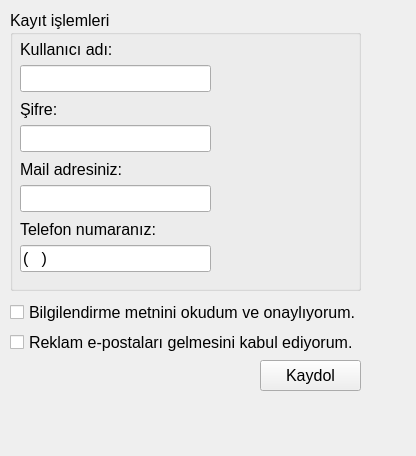
<?xml version="1.0" encoding="UTF-8"?>
<ui version="4.0">
 <class>Form2</class>
 <widget class="QWidget" name="Form2">
  <property name="geometry">
   <rect>
    <x>0</x>
    <y>0</y>
    <width>416</width>
    <height>456</height>
   </rect>
  </property>
  <property name="windowTitle">
   <string>Kaydolma</string>
  </property>
  <widget class="QGroupBox" name="groupBox">
   <property name="geometry">
    <rect>
     <x>10</x>
     <y>10</y>
     <width>351</width>
     <height>281</height>
    </rect>
   </property>
   <property name="font">
    <font>
     <pointsize>12</pointsize>
    </font>
   </property>
   <property name="title">
    <string>Kayıt işlemleri</string>
   </property>
   <widget class="QWidget" name="layoutWidget">
    <property name="geometry">
     <rect>
      <x>10</x>
      <y>90</y>
      <width>191</width>
      <height>52</height>
     </rect>
    </property>
    <property name="font">
     <font>
      <pointsize>12</pointsize>
     </font>
    </property>
    <layout class="QVBoxLayout" name="verticalLayout_2">
     <item>
      <widget class="QLabel" name="label_2">
       <property name="font">
        <font>
         <pointsize>12</pointsize>
        </font>
       </property>
       <property name="text">
        <string>Şifre:</string>
       </property>
      </widget>
     </item>
     <item>
      <widget class="QLineEdit" name="lneYeniKayitSifre">
       <property name="font">
        <font>
         <pointsize>12</pointsize>
        </font>
       </property>
       <property name="echoMode">
        <enum>QLineEdit::Password</enum>
       </property>
      </widget>
     </item>
    </layout>
   </widget>
   <widget class="QWidget" name="layoutWidget">
    <property name="geometry">
     <rect>
      <x>10</x>
      <y>210</y>
      <width>191</width>
      <height>52</height>
     </rect>
    </property>
    <property name="font">
     <font>
      <pointsize>12</pointsize>
     </font>
    </property>
    <layout class="QVBoxLayout" name="verticalLayout_4">
     <item>
      <widget class="QLabel" name="label_4">
       <property name="font">
        <font>
         <pointsize>12</pointsize>
        </font>
       </property>
       <property name="text">
        <string>Telefon numaranız:</string>
       </property>
      </widget>
     </item>
     <item>
      <widget class="QLineEdit" name="lneYeniKayitTelNo">
       <property name="font">
        <font>
         <pointsize>12</pointsize>
        </font>
       </property>
       <property name="autoFillBackground">
        <bool>false</bool>
       </property>
       <property name="inputMask">
        <string>(999) 999 99 99</string>
       </property>
       <property name="text">
        <string>()   </string>
       </property>
       <property name="maxLength">
        <number>15</number>
       </property>
       <property name="placeholderText">
        <string/>
       </property>
       <property name="clearButtonEnabled">
        <bool>false</bool>
       </property>
      </widget>
     </item>
    </layout>
   </widget>
   <widget class="QWidget" name="layoutWidget">
    <property name="geometry">
     <rect>
      <x>10</x>
      <y>150</y>
      <width>191</width>
      <height>52</height>
     </rect>
    </property>
    <property name="font">
     <font>
      <pointsize>12</pointsize>
     </font>
    </property>
    <layout class="QVBoxLayout" name="verticalLayout_3">
     <item>
      <widget class="QLabel" name="label_3">
       <property name="font">
        <font>
         <pointsize>12</pointsize>
        </font>
       </property>
       <property name="text">
        <string>Mail adresiniz:</string>
       </property>
      </widget>
     </item>
     <item>
      <widget class="QLineEdit" name="lneYeniKayitMailAdresi">
       <property name="font">
        <font>
         <pointsize>12</pointsize>
        </font>
       </property>
       <property name="placeholderText">
        <string/>
       </property>
      </widget>
     </item>
    </layout>
   </widget>
   <widget class="QWidget" name="layoutWidget">
    <property name="geometry">
     <rect>
      <x>10</x>
      <y>30</y>
      <width>191</width>
      <height>52</height>
     </rect>
    </property>
    <property name="font">
     <font>
      <pointsize>12</pointsize>
     </font>
    </property>
    <layout class="QVBoxLayout" name="verticalLayout">
     <item>
      <widget class="QLabel" name="label">
       <property name="font">
        <font>
         <pointsize>12</pointsize>
        </font>
       </property>
       <property name="text">
        <string>Kullanıcı adı:</string>
       </property>
      </widget>
     </item>
     <item>
      <widget class="QLineEdit" name="lneYeniKayitKullaniciAdi">
       <property name="font">
        <font>
         <pointsize>12</pointsize>
        </font>
       </property>
      </widget>
     </item>
    </layout>
   </widget>
  </widget>
  <widget class="QPushButton" name="btnKaydol">
   <property name="geometry">
    <rect>
     <x>260</x>
     <y>360</y>
     <width>101</width>
     <height>31</height>
    </rect>
   </property>
   <property name="font">
    <font>
     <pointsize>12</pointsize>
    </font>
   </property>
   <property name="text">
    <string>Kaydol</string>
   </property>
  </widget>
  <widget class="QWidget" name="layoutWidget">
   <property name="geometry">
    <rect>
     <x>10</x>
     <y>300</y>
     <width>357</width>
     <height>54</height>
    </rect>
   </property>
   <property name="font">
    <font>
     <pointsize>12</pointsize>
    </font>
   </property>
   <layout class="QVBoxLayout" name="verticalLayout_5">
    <item>
     <widget class="QCheckBox" name="checkBilgilendirmeMetni">
      <property name="font">
       <font>
        <pointsize>12</pointsize>
       </font>
      </property>
      <property name="text">
       <string>Bilgilendirme metnini okudum ve onaylıyorum.</string>
      </property>
     </widget>
    </item>
    <item>
     <widget class="QCheckBox" name="checkReklam">
      <property name="font">
       <font>
        <pointsize>12</pointsize>
       </font>
      </property>
      <property name="text">
       <string>Reklam e-postaları gelmesini kabul ediyorum.</string>
      </property>
     </widget>
    </item>
   </layout>
  </widget>
  <widget class="QLabel" name="lblBilgilendirme">
   <property name="geometry">
    <rect>
     <x>10</x>
     <y>400</y>
     <width>391</width>
     <height>21</height>
    </rect>
   </property>
   <property name="font">
    <font>
     <pointsize>12</pointsize>
    </font>
   </property>
   <property name="text">
    <string/>
   </property>
  </widget>
 </widget>
 <resources/>
 <connections/>
</ui>
